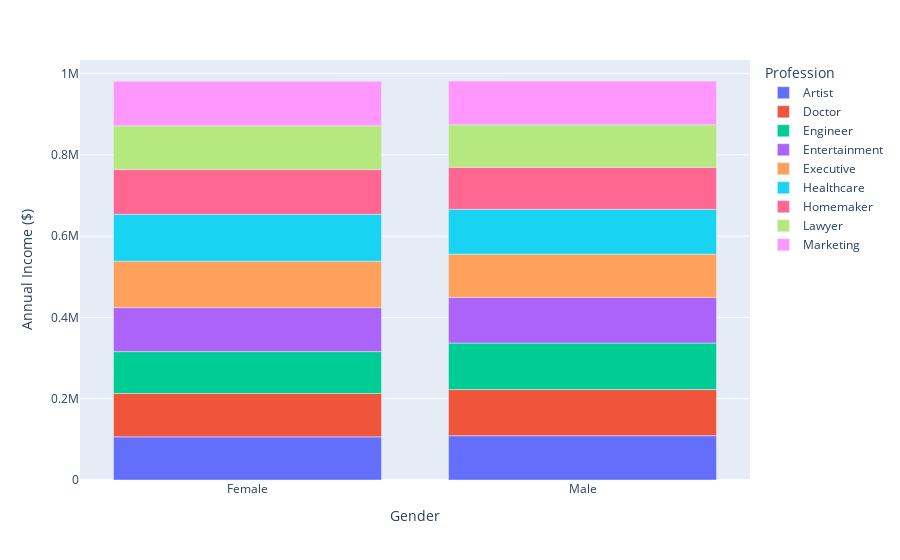

Source (notebook cell):
### Code cell
px.bar(data_frame=i , x= 'Gender', y='Annual Income ($)' , color = 'Profession')

### Figure 1 — Plotly figure (JSON) as saved in the notebook; plotly's stock layout.template omitted (floating-point values rounded to 4 significant figures)
{"data": [{"alignmentgroup": "True", "hovertemplate": "Profession=Artist<br>Gender=%{x}<br>Annual Income ($)=%{y}<extra></extra>", "legendgroup": "Artist", "marker": {"color": "#636efa", "pattern": {"shape": ""}}, "name": "Artist", "offsetgroup": "Artist", "orientation": "v", "showlegend": true, "textposition": "auto", "type": "bar", "x": ["Female", "Male"], "xaxis": "x", "y": [106100.0, 108900.0], "yaxis": "y"}, {"alignmentgroup": "True", "hovertemplate": "Profession=Doctor<br>Gender=%{x}<br>Annual Income ($)=%{y}<extra></extra>", "legendgroup": "Doctor", "marker": {"color": "#EF553B", "pattern": {"shape": ""}}, "name": "Doctor", "offsetgroup": "Doctor", "orientation": "v", "showlegend": true, "textposition": "auto", "type": "bar", "x": ["Female", "Male"], "xaxis": "x", "y": [106900.0, 113600.0], "yaxis": "y"}, {"alignmentgroup": "True", "hovertemplate": "Profession=Engineer<br>Gender=%{x}<br>Annual Income ($)=%{y}<extra></extra>", "legendgroup": "Engineer", "marker": {"color": "#00cc96", "pattern": {"shape": ""}}, "name": "Engineer", "offsetgroup": "Engineer", "orientation": "v", "showlegend": true, "textposition": "auto", "type": "bar", "x": ["Female", "Male"], "xaxis": "x", "y": [102800.0, 114300.0], "yaxis": "y"}, {"alignmentgroup": "True", "hovertemplate": "Profession=Entertainment<br>Gender=%{x}<br>Annual Income ($)=%{y}<extra></extra>", "legendgroup": "Entertainment", "marker": {"color": "#ab63fa", "pattern": {"shape": ""}}, "name": "Entertainment", "offsetgroup": "Entertainment", "orientation": "v", "showlegend": true, "textposition": "auto", "type": "bar", "x": ["Female", "Male"], "xaxis": "x", "y": [108300.0, 112200.0], "yaxis": "y"}, {"alignmentgroup": "True", "hovertemplate": "Profession=Executive<br>Gender=%{x}<br>Annual Income ($)=%{y}<extra></extra>", "legendgroup": "Executive", "marker": {"color": "#FFA15A", "pattern": {"shape": ""}}, "name": "Executive", "offsetgroup": "Executive", "orientation": "v", "showlegend": true, "textposition": "auto", "type": "bar", "x": ["Female", "Male"], "xaxis": "x", "y": [114200.0, 106400.0], "yaxis": "y"}, {"alignmentgroup": "True", "hovertemplate": "Profession=Healthcare<br>Gender=%{x}<br>Annual Income ($)=%{y}<extra></extra>", "legendgroup": "Healthcare", "marker": {"color": "#19d3f3", "pattern": {"shape": ""}}, "name": "Healthcare", "offsetgroup": "Healthcare", "orientation": "v", "showlegend": true, "textposition": "auto", "type": "bar", "x": ["Female", "Male"], "xaxis": "x", "y": [115200.0, 110300.0], "yaxis": "y"}, {"alignmentgroup": "True", "hovertemplate": "Profession=Homemaker<br>Gender=%{x}<br>Annual Income ($)=%{y}<extra></extra>", "legendgroup": "Homemaker", "marker": {"color": "#FF6692", "pattern": {"shape": ""}}, "name": "Homemaker", "offsetgroup": "Homemaker", "orientation": "v", "showlegend": true, "textposition": "auto", "type": "bar", "x": ["Female", "Male"], "xaxis": "x", "y": [110200.0, 103300.0], "yaxis": "y"}, {"alignmentgroup": "True", "hovertemplate": "Profession=Lawyer<br>Gender=%{x}<br>Annual Income ($)=%{y}<extra></extra>", "legendgroup": "Lawyer", "marker": {"color": "#B6E880", "pattern": {"shape": ""}}, "name": "Lawyer", "offsetgroup": "Lawyer", "orientation": "v", "showlegend": true, "textposition": "auto", "type": "bar", "x": ["Female", "Male"], "xaxis": "x", "y": [107600.0, 104800.0], "yaxis": "y"}, {"alignmentgroup": "True", "hovertemplate": "Profession=Marketing<br>Gender=%{x}<br>Annual Income ($)=%{y}<extra></extra>", "legendgroup": "Marketing", "marker": {"color": "#FF97FF", "pattern": {"shape": ""}}, "name": "Marketing", "offsetgroup": "Marketing", "orientation": "v", "showlegend": true, "textposition": "auto", "type": "bar", "x": ["Female", "Male"], "xaxis": "x", "y": [109700.0, 107700.0], "yaxis": "y"}], "layout": {"barmode": "relative", "legend": {"title": {"text": "Profession"}, "tracegroupgap": 0}, "margin": {"t": 60}, "xaxis": {"anchor": "y", "domain": [0, 1], "title": {"text": "Gender"}}, "yaxis": {"anchor": "x", "domain": [0, 1], "title": {"text": "Annual Income ($)"}}}}
